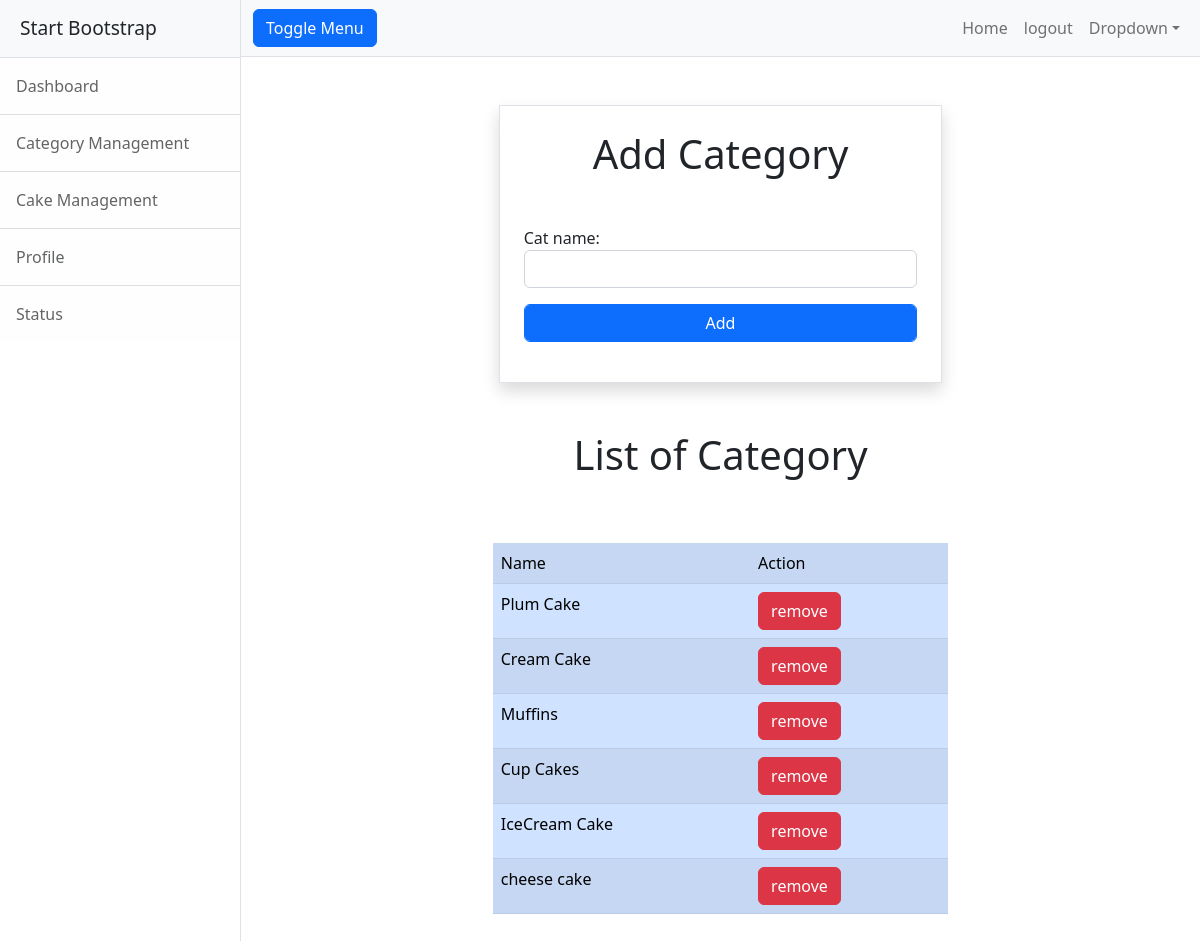
/categories/add (signed in), run on the app's committed database.
### cakehouse/models.py (models this page shows, shortened)
class CakeCategory(models.Model):
    cat_name=models.CharField(max_length=200,unique=True)
    is_active=models.BooleanField(default=True)

### cakehouse/views.py (the view, shortened to what this page needs)
# urls.py: path('categories/add',CakeCategoryAddView.as_view(),name='cat-add'),
@method_decorator(desc,name='dispatch')
class CakeCategoryAddView(CreateView,ListView):
    template_name='cakehouse/category_add.html'
    form_class=CategoryAddForm
    model=CakeCategory
    context_object_name='Categories'
    success_url=reverse_lazy('cat-add')
    def get_queryset(self):
        qs=CakeCategory.objects.filter(is_active=True)
        return qs

### cakehouse/forms.py
class CategoryAddForm(forms.ModelForm):
    class Meta:
        model=CakeCategory
        fields=['cat_name']
        widgets={
            "cat_name":forms.TextInput(attrs={"class":"form-control"})
        }

### cakehouse/views.py (called while the page is built)
def signin_required(fn):
    def wrapper(request,*args,**kwargs):
        if not request.user.is_authenticated:
            messages.error(request,'invalid session')
            return redirect('signin')
        else:
            return fn(request,*args,**kwargs)
    return wrapper

def is_admin(fn):
    def wrapper(request,*args,**kwargs):
        if not request.user.is_superuser:
            messages.error(request,'permission denied for current user!!!')
            return redirect('signin')
        else:
            return fn(request,*args,**kwargs)
    return wrapper

### cakehouse/templates/cakehouse/category_add.html (shortened to what this page needs)
{%extends 'cakehouse/base.html'%}
{%block body_block%}
<div class="container mt-5">
    <div class="row">
        <div class="col-3"> </div>
        <div class="col-6">
            <form action="" method="post" class="p-4 border shadow">
                <h1 class="text text-center mb-5">Add Category</h1>
                {{form.as_p}}
                <button type="submit" class="btn btn-primary form form-control mb-3">Add</button>
            </form>
        </div>
    </div>
</div>
<h1 class="text text-center mt-5 mb-5">List of Category</h1>
<div class="row">
    <div class="col-3"></div>
    <div class="col-6">
        <table class="table table-striped table-primary  p-3 mt-3 mb-5">
            <tr>
                <td>Name</td>
                <td>Action</td>
            </tr>
            {%for cat in Categories%}
               <tr>
                <td>{{cat.cat_name}}</td>
                <td>
                    <a href="{%url 'cat-remove' cat.id%}" class="btn btn-danger">remove</a>
                </td>
               </tr>
            {%endfor%}
        </table>
    </div>
    <div class="col-3"></div>
</div>
{%endblock%}

### data on the page
CakeCategory: cat_name "Plum Cake"
CakeCategory: cat_name "Cream Cake"
CakeCategory: cat_name "Muffins"
CakeCategory: cat_name "Cup Cakes"
CakeCategory: cat_name "IceCream Cake"
CakeCategory: cat_name "cheese cake"
